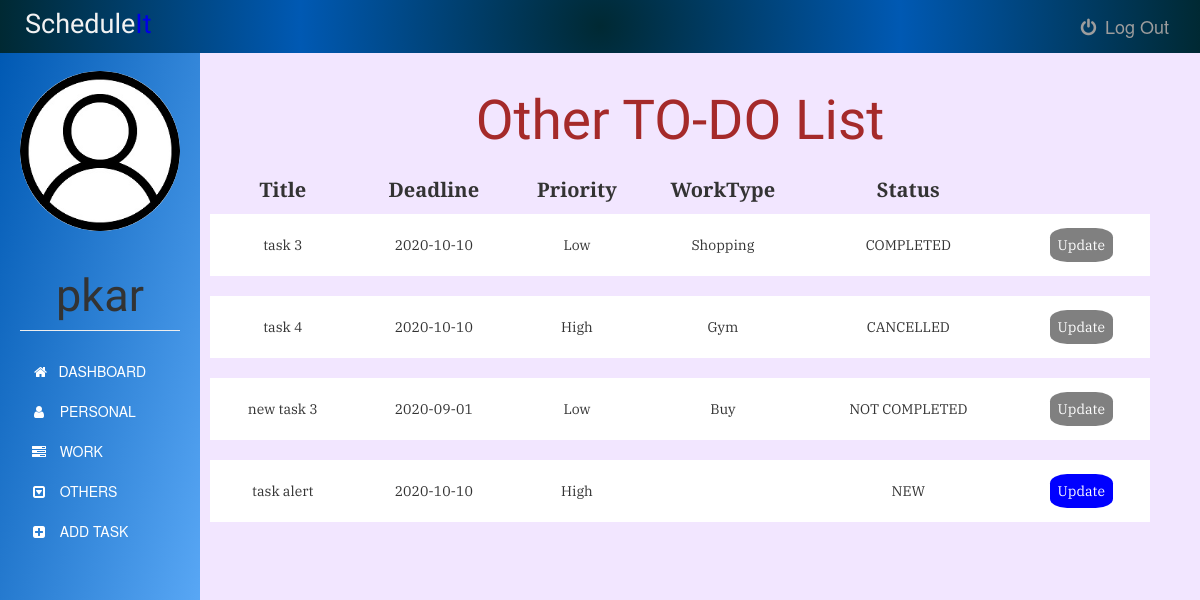
/othertask (signed in), run on an earlier commit of the app's database.
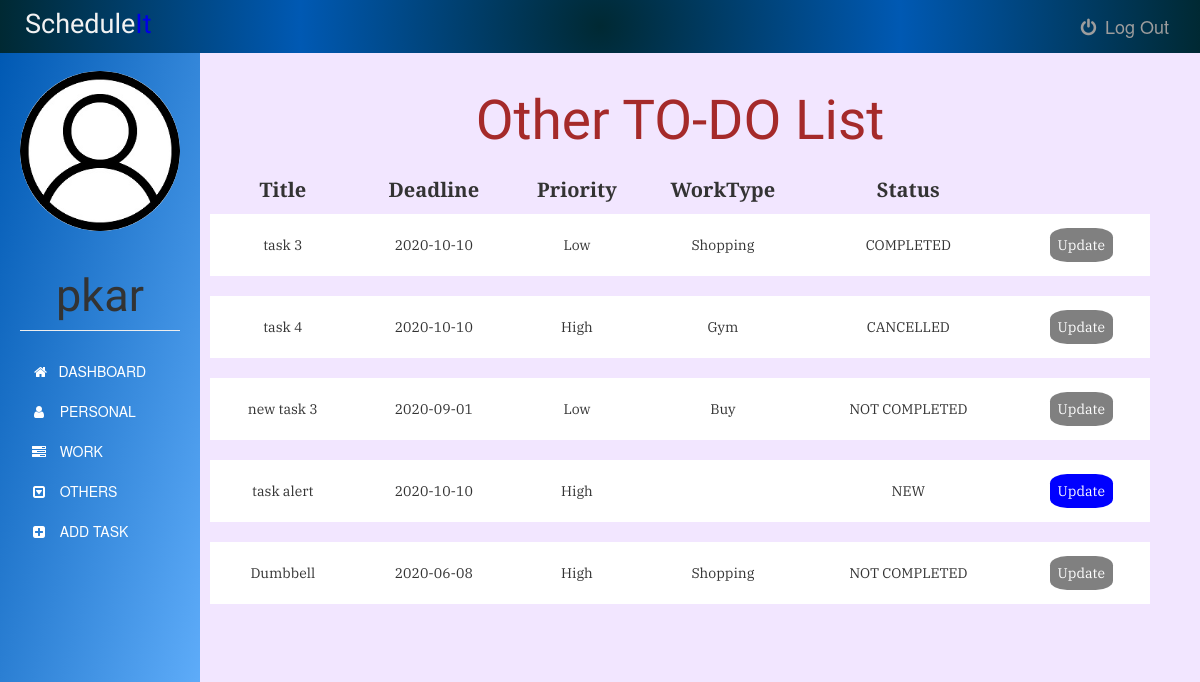
And on a later commit of the database.
### app.py (models this page shows)
class User(UserMixin, db.Model):
    id = db.Column(db.Integer, primary_key=True)
    username = db.Column(db.String(15), unique=True, nullable=False)
    email = db.Column(db.String(50), unique=True, nullable=False)
    password = db.Column(db.String(80), unique=True, nullable=False)
    tasks = db.relationship('Task', backref='author', lazy=True)

class Task(db.Model):
    id = db.Column(db.Integer, primary_key=True)
    title = db.Column(db.Text, nullable=False)
    date = db.Column(db.Date, nullable=False)
    content = db.Column(db.Text, nullable=False)
    WorkType = db.Column(db.Text, nullable=False)
    priority = db.Column(db.Text)
    status = db.Column(db.Text, nullable=False, default='NEW')
    user_id = db.Column(db.Integer, db.ForeignKey('user.id'), nullable=False)

### app.py (the view)
@app.route('/othertask', methods=['GET', 'POST'])
@login_required
def othertask():
    tasks = Task.query.filter_by(user_id=current_user.id)
    return render_template('other.html', tasks=tasks ,name=current_user.username, tdate=date.today())

### app.py (called while the page is built)
@login_manager.user_loader
def load_user(user_id):
    return User.query.get(int(user_id))

### templates/other.html (shortened to what this page needs)
{% extends "bootstrap/base.html" %}
{% block styles %}
{{super()}}
<link rel="stylesheet" href="{{url_for('.static', filename='personal.css')}}">
<link rel="stylesheet" href="https://maxcdn.bootstrapcdn.com/font-awesome/4.7.0/css/font-awesome.min.css">
{% endblock %}
{% block content %}
    <nav class="navbar navbar-inverse navbar-fixed-top">
      <div class="container-fluid">
        <div class="navbar-header">
          <center><h3><span>Schedule</span>It</h3></center>
        </div>
        <div class="navbar-collapse">
          <ul class="nav navbar-nav">
            <li>
              <a href="{{ url_for('logout') }}">
              <i class="fa fa-power-off fa-fw" aria-hidden="true"></i>
              Log Out
              </a>
            </li>
          </ul>
          </div>
      </div>
    </nav>
    <div class="container-fluid">
      <div class="row">
        <nav class=" sidebar">
          <div class="image img-cir img-120">
            <center>
              <img src="{{url_for('static', filename='user-icon.jpg')}}" width="250" height="200" class="img-responsive"/>
            </center>
            <center>
              <h1 class="page-header">{{ name }}</h1>
            </center>
          </div>
          <div>
            <div class="nav nav-sidebar">
              <ul class="nav nav-sidebar">
                <li >
                  <a class="list-group-item" href="{{ url_for('dashboard') }}">
                    &nbsp;<i class="fa fa-home" aria-hidden="true"></i>&nbsp;&nbsp; DASHBOARD
                  </a>
                </li>
                <li>
                  <a class="list-group-item" href="{{ url_for('personaltask') }}">
                    <i class="fa fa-user fa-fw" aria-hidden="true"></i>&nbsp;&nbsp; PERSONAL
                  </a>
                </li>
                <li>
                  <a class="list-group-item" href="{{ url_for('worktask') }}">
                    <i class="fa fa-tasks fa-fw" aria-hidden="true"></i>&nbsp;&nbsp; WORK
                  </a>
                </li>
                <li>
                  <a class="list-group-item" href="#">
                    <i class="fa fa-caret-square-o-down fa-fw" aria-hidden="true"></i>&nbsp;&nbsp; OTHERS
                  </a>
                </li>
                <li>
                  <a class="list-group-item" href="{{ url_for('addtask') }}">
                    <i class="fa fa-plus-square fa-fw" aria-hidden="true"></i>&nbsp;&nbsp; ADD TASK
                  </a>
                </li>
              </ul>
            </div>
          </div>
        </nav>
        <div class="col-sm-9 col-sm-offset-3 col-md-10 col-md-offset-2 main">
          	<center><h1>Other TO-DO List</h1></center>
          	<table>
              <thead>
            		<tr>
            			<th>Title</th>
            			<th>Deadline</th>
            			<th>Priority</th>
                  <th>WorkType</th>
                  <th>Status</th>
            		</tr>
              </thead>
              <tbody>
            		{% for task in tasks %}
            			{% if task.WorkType != "Work" and task.WorkType != "Personal" %}
            				<tr>
  		          			<td>{{task.title}}</td>
  		          			<td>{{task.date}}</td>
  		          			<td>{{task.priority}}</td>
                      <td>{{task.WorkType}}</td>
                      {% if tdate > task.date and (task.status !="CANCELLED" or task.status !="COMPLETED") %}
                        <td class="status">NOT COMPLETED</td>
                      {% else %}
                        <td class="status">{{task.status}}</td>
                      {% endif %}
                      {% if (task.status == "NEW" or task.status == "IN PROGRESS" or task.status == "NOT STARTED") and tdate <= task.date %}
                        <td><a href="{{ url_for('update_task', task_id=task.id) }}">Update</a></td>
                      {% else %}
                        <td><a class="arcup" href="#">Update</a></td>
                      {% endif %}
  		          		</tr>
                    <tr class="spacer">
                    <tr>
  		          	{% endif %}
  		        {% endfor %}
            </tbody>
          	</table>
        </div>
      </div>
    </div>
{% endblock %}

### static/personal.css (style rules this page uses)
body { padding-top: 50px; background-color: #f2e6ff; }
.navbar-fixed-top { border: 0; }
.navbar { background-image: radial-gradient(circle, #002933,#0059b3, #002933); }
.navbar-header h3 { font-family: 'Oswald', sans-serif; font-size: 27px; margin: 10px; color: #0000e6; }
.navbar-header span { font-size: 27px; color: #f2f2f2; }
.navbar-collapse ul { float: right; margin: 3px; list-style: none; }
.navbar-collapse ul li { float: left; position: relative; }
.navbar-collapse ul li a { display: block; margin: 0px; padding: 13px; font-size: 18px; text-decoration: none; }
.sidebar { width: 200px; position: fixed; top: 51px; bottom: 0; left: 0; z-index: 1000; display: block; padding: 20px; overflow-x: hidden; overflow-y: auto; background-image: linear-gradient(to bottom right, #0059b3, #66b3ff); }
.sidebar .page-header { font-size: 45px; font-family: 'Tenali Ramakrishna', sans-serif; }
.nav-sidebar { margin-right: -21px; margin-bottom: 20px; margin-left: -20px; }
.nav-sidebar > li > a { padding-right: 20px; padding-left: 50px; }
.nav-sidebar ul li a { background-color: transparent; color: white; border: none; }
.nav-sidebar a { display: none; }
.row img { border-radius: 50%; }
.main { margin-top: 1px; padding: 30px; right: 20px; }
.main h1 { margin-top: 4px; padding: 5px; font-size: 55px; color: brown; font-family: 'Tenali Ramakrishna', sans-serif; text-align: center; }
.main table { width: 100%; }
.main thead tr { font-size: 20px; font-family: 'PT Serif', serif; }
.main tbody tr { background-color: white; font-family: 'IBM Plex Serif', serif; }
.main tbody .spacer { height: 20px; }
.main thead th { padding: 10px; text-align: center; }
.main tbody td { padding: 21px; text-align: center; }
.main tbody td a { text-decoration: none; padding: 8px; background-color: blue; color: white; border-radius: 27%; }
.main .arcup { background-color: grey; }

What changed in the data, as far as the page shows it:
added Task: title "Dumbbell", date "2020-06-08", priority "High", WorkType "Shopping", status "NOT COMPLETED"
